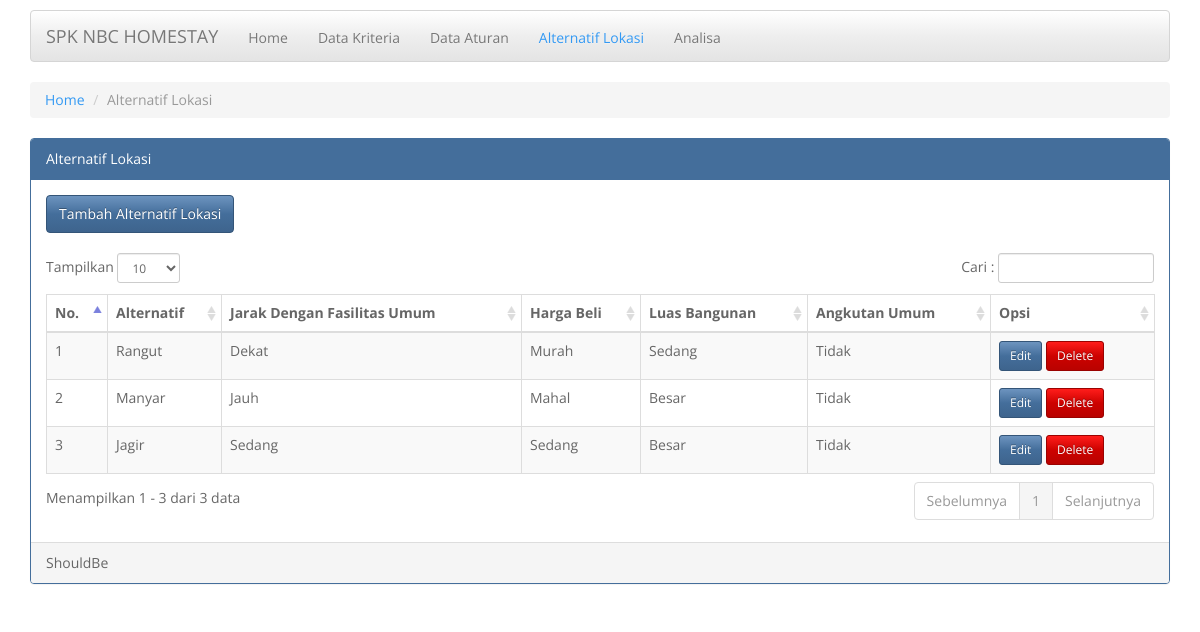
The page /alternatif.php on the database its author committed.
### tables this page shows
CREATE TABLE IF NOT EXISTS `kriteria` (
  `id_kriteria` int(11) NOT NULL AUTO_INCREMENT,
  `kriteria` varchar(50) DEFAULT NULL,
  PRIMARY KEY (`id_kriteria`)
);

CREATE TABLE IF NOT EXISTS `alternatif` (
  `id_alternatif` int(11) NOT NULL AUTO_INCREMENT,
  `alternatif` varchar(50) NOT NULL DEFAULT '',
  `k1` varchar(50) NOT NULL DEFAULT '0',
  `k2` varchar(50) NOT NULL DEFAULT '0',
  `k3` varchar(50) NOT NULL DEFAULT '0',
  `k4` varchar(50) NOT NULL DEFAULT '0',
  PRIMARY KEY (`id_alternatif`)
);

### alternatif.php (the view, shortened to what this page needs)
<?php
	include('configdb.php');
?>
<!DOCTYPE html>
<html lang="en"><head><meta http-equiv="Content-Type" content="text/html; charset=UTF-8">
	<link href="ui/css/spacelab.min.css" rel="stylesheet">
	<link rel="stylesheet" type="text/css" href="ui/css/datatables/dataTables.bootstrap.css">
  </head>
  <body>
	<div class="container">
      <nav class="navbar navbar-default">
        <div class="container-fluid">
          <div class="navbar-header">
            <a class="navbar-brand" href="#"><?php echo $_SESSION['judul'];?></a>
          </div>
          <div id="navbar" class="navbar-collapse collapse">
            <ul class="nav navbar-nav">
              <li><a href="index.php">Home</a></li>
              <li><a href="kriteria.php">Data Kriteria</a></li>
              <li><a href="aturan.php">Data Aturan</a></li>
			  <li class="active"><a href="#">Alternatif Lokasi</a></li>
			  <li><a href="analisa.php">Analisa</a></li>
			</ul>
          </div>
        </div>
      </nav>
		<ol class="breadcrumb">
		  <li><a href="index.php">Home</a></li>
		  <li class="active">Alternatif Lokasi</li>
		</ol>
      <div class="panel panel-primary">
		  <div class="panel-heading">Alternatif Lokasi</div>
						<?php
							$kriteria = $mysqli->query("select * from kriteria");
							$alternatif = $mysqli->query("select * from alternatif");
						?>
		  <div class="panel-body table-responsive">
			<a class='btn btn-primary' href='add-alternatif.php'> Tambah Alternatif Lokasi</a><br /><br />
			<table id="example" class="table table-striped table-bordered" cellspacing="0" width="100%">
			<thead>
				<tr>
					<th>No.</th>
					<th>Alternatif</th>
				<?php
					$i = 1;
					while ($row = $kriteria->fetch_assoc()) {
						if($i<5)
							echo '<th>'.ucwords($row["kriteria"]).'</th>';
						$i++;
					}
				?>
					<th>Opsi</th>
				</tr>
			</thead>
			<tbody>
										<?php
												$i = 1;
												while ($row = $alternatif->fetch_assoc()) {
													echo '<tr>';
													echo '<td>'.$i++.'</td>';
													echo '<td>'.ucwords($row["alternatif"]).'</td>';
													echo '<td>'.ucwords($row["k1"]).'</td>';
													echo '<td>'.ucwords($row["k2"]).'</td>';
													echo '<td>'.ucwords($row["k3"]).'</td>';
													echo '<td>'.ucwords($row["k4"]).'</td>';
													echo '<td>';
													?>
														  <a href="edit-alternatif.php?id=<?php echo $row['id_alternatif'];?>" class="btn btn-primary btn-sm"><i class="fa fa-pencil"></i> Edit</a>
														  <a href="del2.php?id=<?php echo $row['id_alternatif'];?>" onClick="return confirm('Hapus Data Alternatif Lokasi ke-<?php echo $i-1;?> ?');" class="btn btn-danger btn-sm"><i class="fa fa-times"></i> Delete</a></td>
													<?php
													echo '</tr>';
												}
										?>
			</tbody>
			</table>
		  </div>
		  <div class="panel-footer"><?php echo $_SESSION['by'];?><div class="pull-right"></div></div>
		</div>
    </div>
</body></html>

### alternatif.php (style rules this page uses)
body { padding-top: 10px; //background-image:url(img/bg_dotted.png); }

### rows shown on the page
kriteria: kriteria "Jarak Dengan Fasilitas Umum"
kriteria: kriteria "Harga Beli"
kriteria: kriteria "Luas Bangunan"
kriteria: kriteria "Angkutan Umum"
alternatif: alternatif "Rangut", k1 "Dekat", k2 "Murah", k3 "Sedang", k4 "Tidak"
alternatif: alternatif "Manyar", k1 "Jauh", k2 "Mahal", k3 "Besar", k4 "Tidak"
alternatif: alternatif "Jagir", k1 "Sedang", k2 "Sedang", k3 "Besar", k4 "Tidak"

### other values the page prints
$_SESSION['judul'] "SPK NBC HOMESTAY"
$_SESSION['by'] "ShouldBe"
